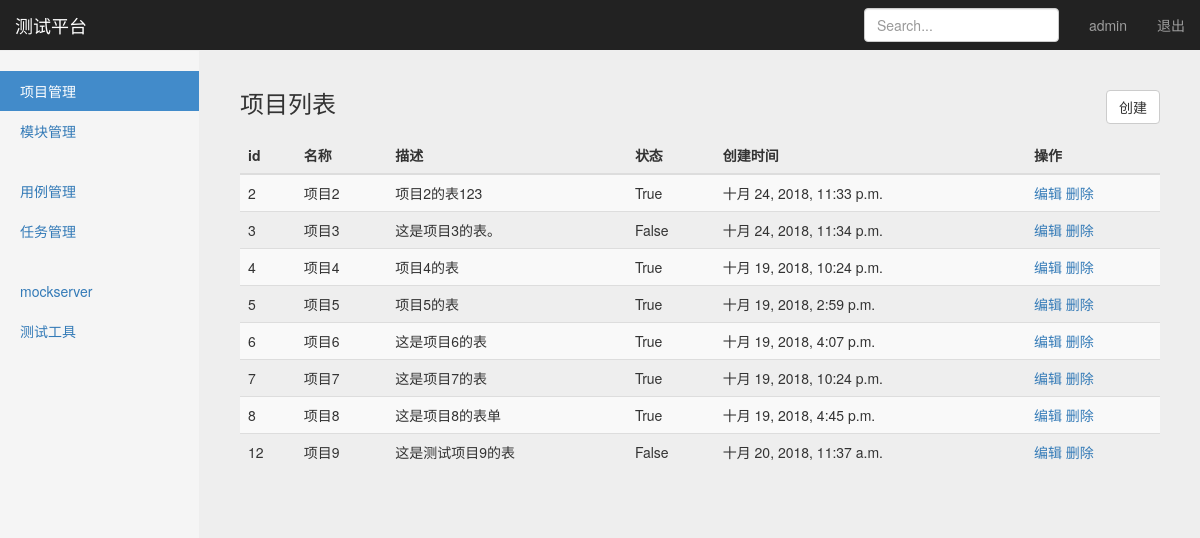
Page /manage/project_manage/ (signed in) on the earlier database version.
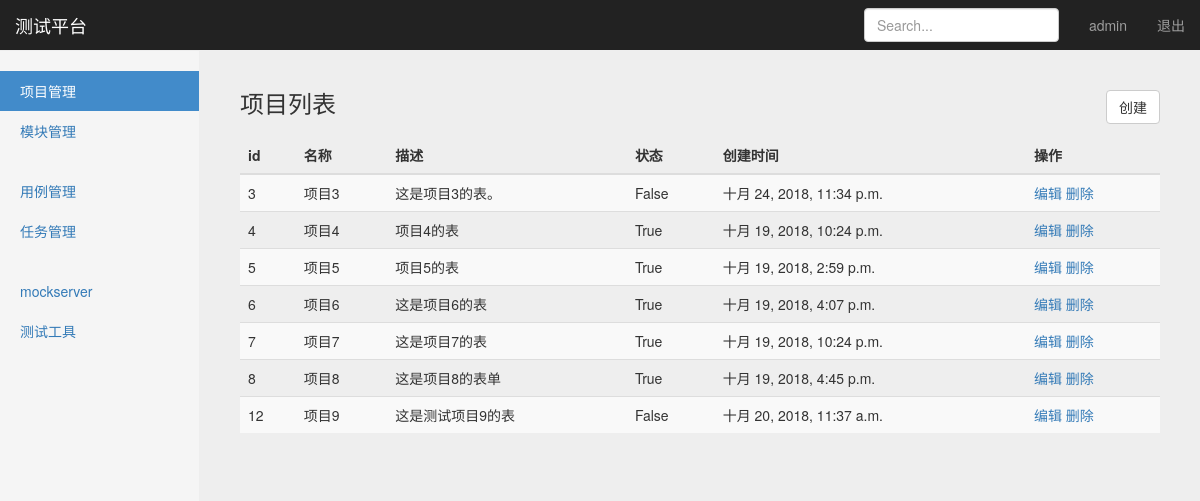
Same page on the later database version.
### project_app/models.py (models this page shows, shortened)
class Project(models.Model):
    name = models.CharField("名称",max_length=100,blank=False,default="")  #https://www.cnblogs.com/ccorz/p/Django-models-zhong-guan-yublank-yunull-de-bu-chon.html
    describe = models.TextField("描述",default="")
    status = models.BooleanField("状态",default=True)
    create_time = models.DateTimeField("创建时间",auto_now=True)

### project_app/views/project_views.py (the view)
# urls.py: path('project_manage/',project_views.project_manage),
@login_required
def project_manage(request):
    username = request.session.get('user','')   #读取浏览器session
    project_all = Project.objects.all()
    return render(request, "project_manage.html",{"user":username,"projects":project_all,"type":"list"})

### templates/project_manage.html (shortened to what this page needs)
{% extends "base.html" %}
{% block content %}
    <nav class="navbar navbar-inverse navbar-fixed-top">
      <div class="container-fluid">
        <div class="navbar-header">
          <a class="navbar-brand" href="#">测试平台</a>
        </div>
        <div id="navbar" class="navbar-collapse collapse">
          <ul class="nav navbar-nav navbar-right">
            <li><a href="#">{{ user }}</a></li>
            <li><a href="/logout">退出</a></li>
          </ul>
          <form class="navbar-form navbar-right">
            <input type="text" class="form-control" placeholder="Search...">
          </form>
        </div>
      </div>
    </nav>
    <div class="container-fluid">
      <div class="row">
        <div class="col-sm-3 col-md-2 sidebar">
          <ul class="nav nav-sidebar">
            <li class="active"><a href="#">项目管理</a></li>
            <li><a href="/manage/module_manage/">模块管理</a></li>
          </ul>
          <ul class="nav nav-sidebar">
            <li><a href="">用例管理</a></li>
            <li><a href="">任务管理</a></li>
          </ul>
          <ul class="nav nav-sidebar">
            <li><a href="">mockserver</a></li>
            <li><a href="">测试工具</a></li>
          </ul>
        </div>
        {% if type == 'list' %}
        <div class="col-sm-9 col-sm-offset-3 col-md-10 col-md-offset-2 main">
          <h3 class="sub-header">项目列表
            <button type="button" class="btn btn-default" id="CreateButton"
                    style="float: right;"
                    onclick="window.location.href='/manage/add_project/'">创建</button>
          </h3>
          <div class="table-responsive">
            <table class="table table-striped" id="list">
              <thead>
                <tr>
                  <th>id</th>
                  <th>名称</th>
                  <th>描述</th>
                  <th>状态</th>
                  <th>创建时间</th>
                  <th>操作</th>
                </tr>
              </thead>
              <tbody>
                {% for project in projects %}
                <tr>
                  <td>{{ project.id }}</td>
                  <td>{{ project.name }}</td>
                  <td>{{ project.describe }}</td>
                  <td>{{ project.status }}</td>
                  <td>{{ project.create_time }}</td>
                  <td>
                      <a href="/manage/edit_project/{{ project.id }}/" id="update">编辑</a>
                      <a href="/manage/delete_project/{{ project.id }}/" id="delete">删除</a>
                  </td>
                </tr>
                {% endfor %}
              </tbody>
            </table>
          </div>
        </div>
        {% endif %}
      </div>
    </div>
{% endblock %}

Differences in the rows shown:
removed Project: id "2", name "项目2", describe "项目2的表123", status "True", create_time "十月 24, 2018, 11:33 p.m."
